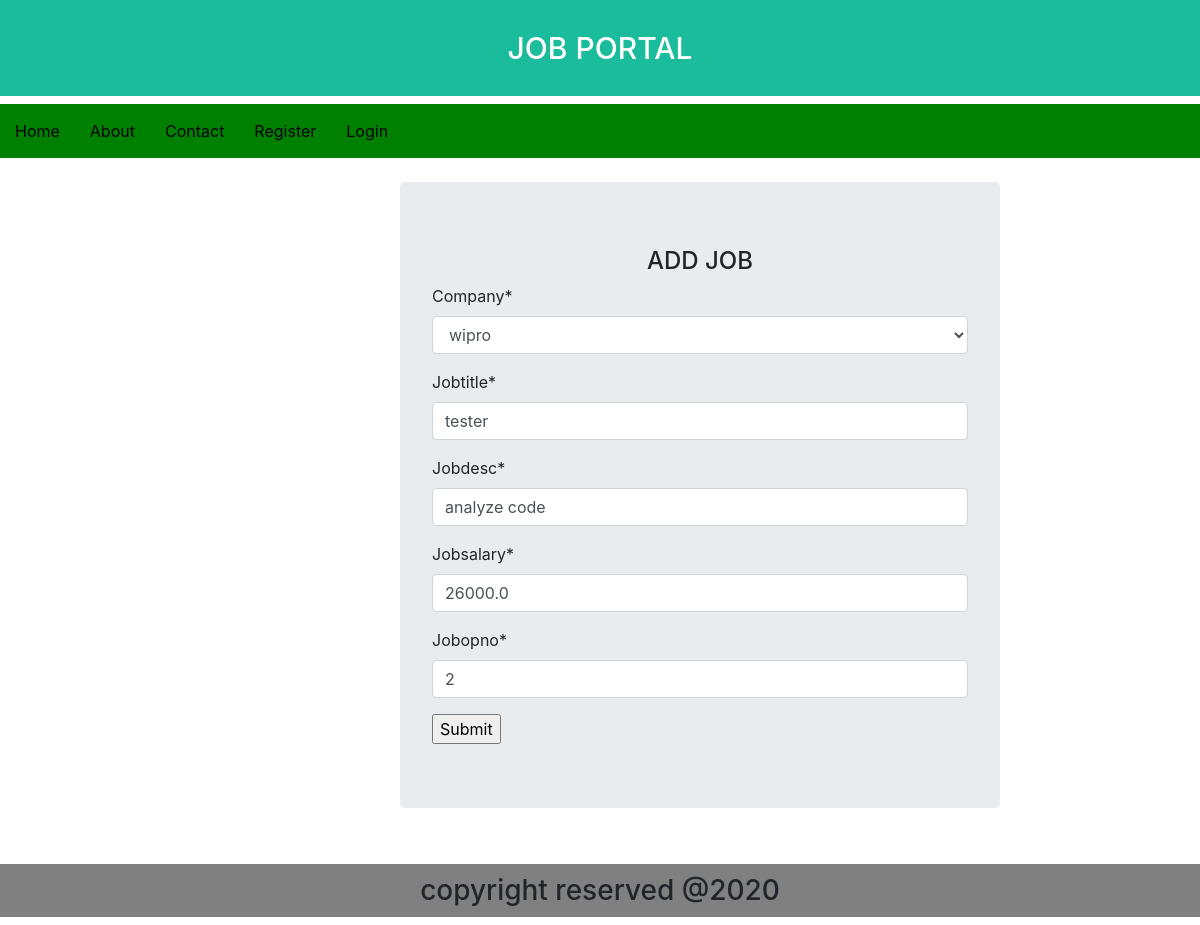
Screenshot of /jedit/?id=tester with the database file from the repository.
### job/models.py (models this page shows, shortened)
class Job(models.Model):
    company = models.ForeignKey(Company, on_delete=models.CASCADE)
    jobtitle = models.CharField(max_length=30)
    jobdesc = models.CharField(max_length=50)
    jobsalary = models.FloatField()
    jobopno = models.IntegerField()

### job/views.py (the view)
# urls.py: path('jedit/', views.Update_Job, name='updateJob'),
def Update_Job(request):
    id = request.GET['id']
    jobs = Job.objects.get(jobtitle=id)
    if request.method == 'POST':
        form = JobForm(request.POST, instance=jobs)
        if form.is_valid():
            form.save()
            return redirect('viewJob')
        return redirect(request, 'job/job_update.html', {'form':form})
    else:
        form = JobForm(instance=jobs)
        template_name = 'job/job_update.html'
        context = {'form':form}
        return render(request, template_name, context)

### job/forms.py
class JobForm(forms.ModelForm):
    class Meta:
        model = Job
        fields = '__all__'

### job/models.py (called while the page is built)
    def __str__(self):
        return self.cname

### templates/job/job_update.html (shortened to what this page needs)
{% extends 'base.html' %}
{% load crispy_forms_tags %}
{% block content %}
<form action="" method="post" style="width:600px; margin-left:400px; " class="jumbotron">
    <h4>ADD JOB</h4>
    {{form|crispy}}
    <input type="submit">
</form>
{% endblock %}

### static/css/style.css (style rules this page uses)
h4 { background color:orange; text-align:center; padding:0.5px; }

### rows the page displays
Job: company "wipro", jobtitle "tester", jobdesc "analyze code", jobsalary "26000.0", jobopno "2"
